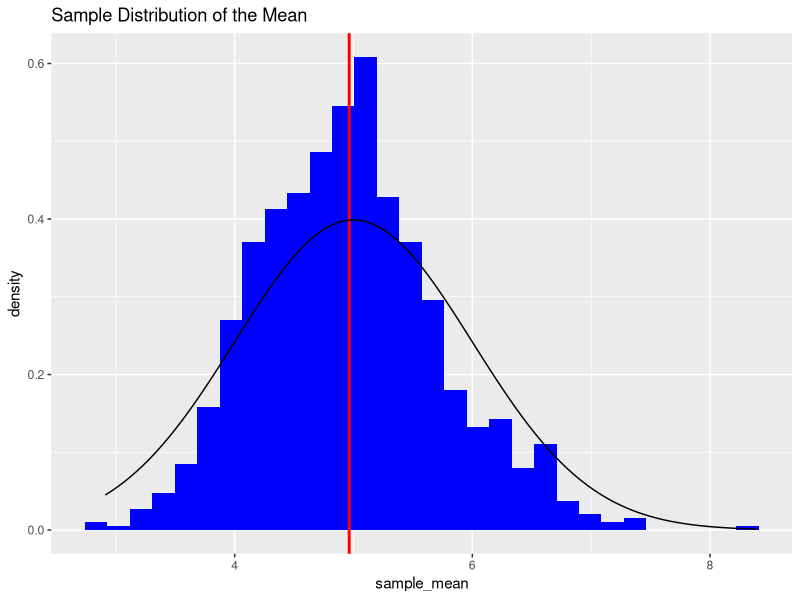
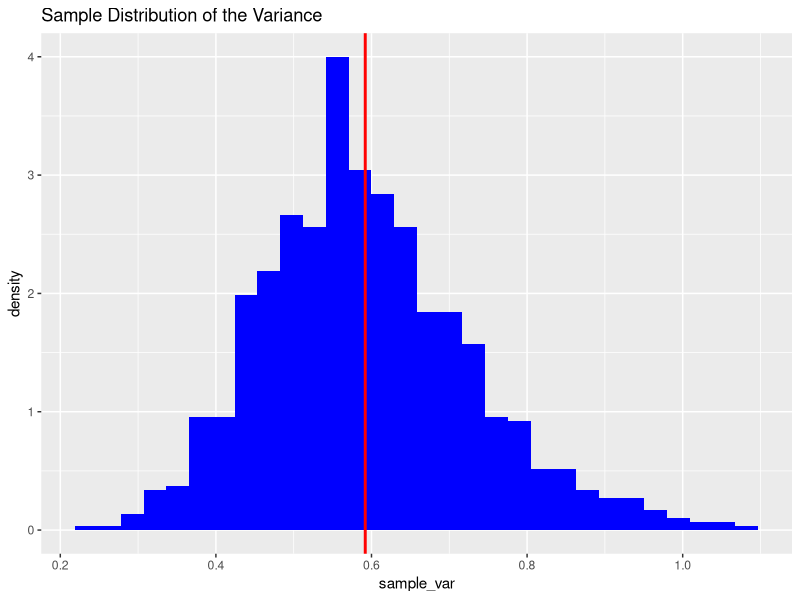

Write R code to recreate these figures, in order.
## ---- chunk 1
library(ggplot2)

set.seed(20)

lambda = .2

sample_mean = 0
sample_var = 0
for(i in 1:1000){
    sample_mean[i] = mean(rexp(40,lambda))  
}
for(i in 1:1000){
    sample_var[i] = var(sample(sample_mean, 40, replace=FALSE))    
}

sample.mean = mean(sample_mean)
sample.var = var(sample_mean)

sample_mean = as.data.frame(sample_mean)
sample_var = as.data.frame(sample_var)
## ---- chunk 2
ggplot(sample_mean, aes(x=sample_mean)) + 
    geom_histogram(aes(y=..density..),fill="blue") +
    geom_vline(xintercept=sample.mean, size = 1, color = 'red') +
    labs(title="Sample Distribution of the Mean") + 
    stat_function(fun = dnorm,args=list(mean=5), binwidth=30, colour = "black")

## ---- chunk 3
ggplot(sample_var, aes(x=sample_var)) + 
    geom_histogram(aes(y=..density..),fill="blue") +
    geom_vline(xintercept=sample.var, size = 1, color = 'red') +
    labs(title="Sample Distribution of the Variance")
